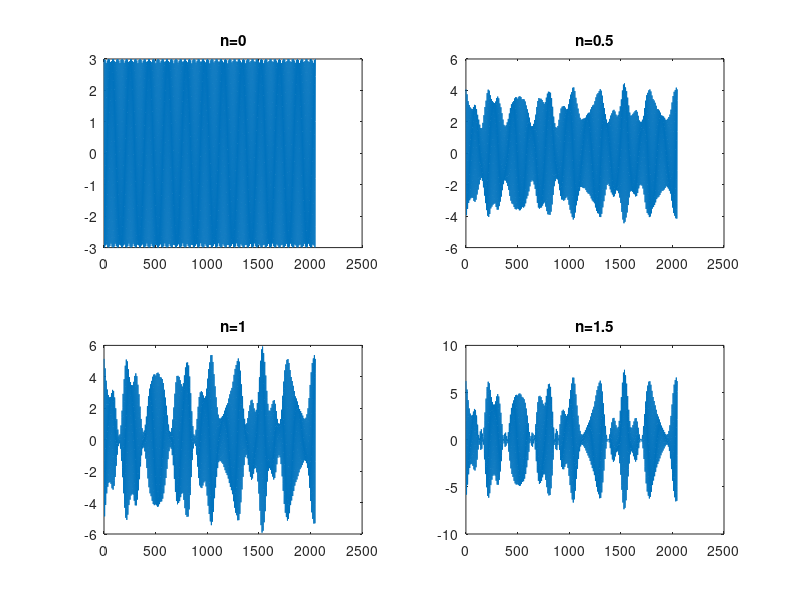
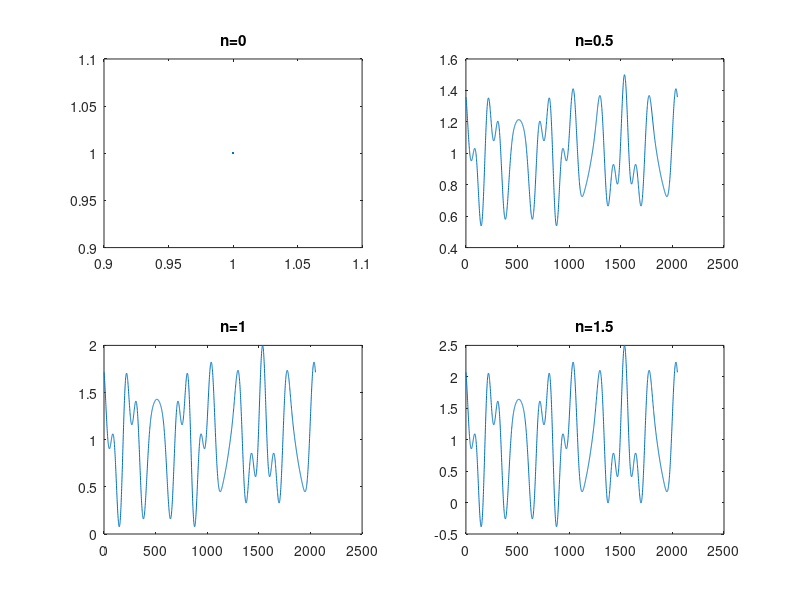
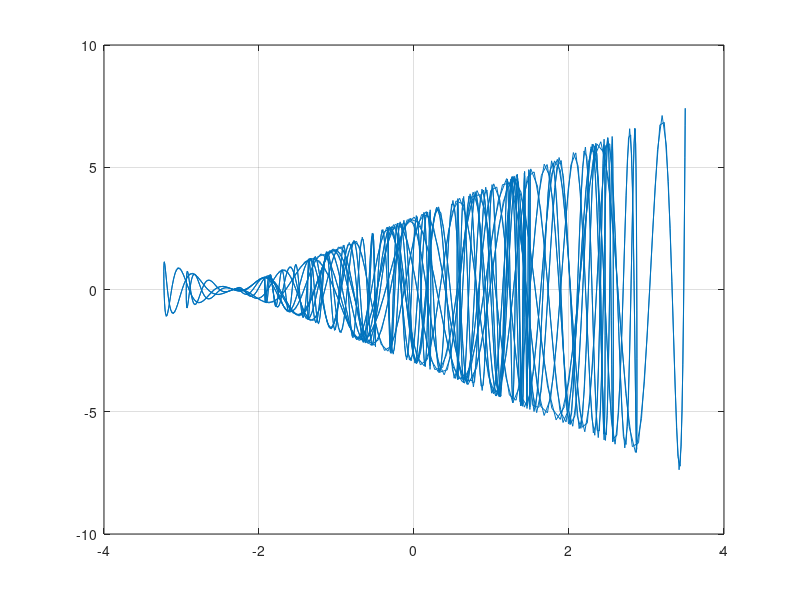
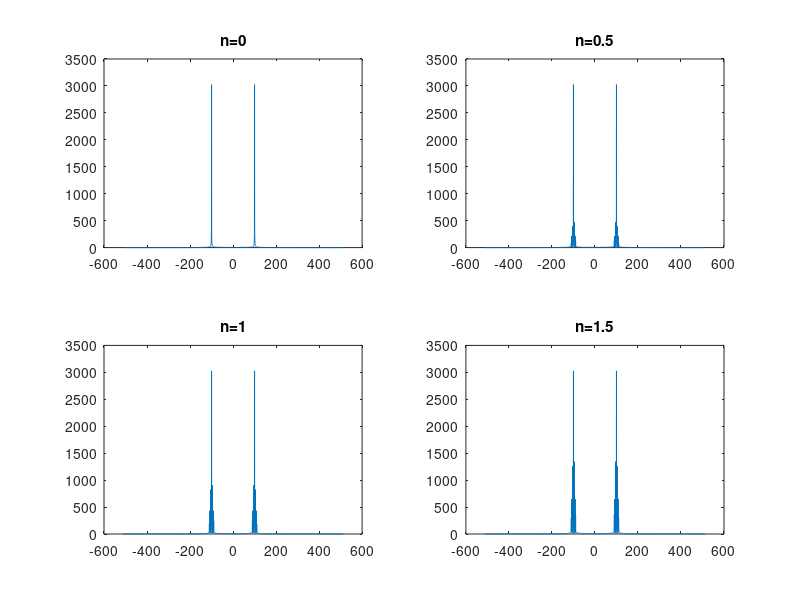

The MATLAB script that drew these images, in order:
L = 2048;
tmax = 1;
tmin = -1;
Fe = L/(tmax-tmin); 
Te = 1/Fe;
t = linspace(-1,1,L);



%II-a
m = 2*cos(2*4*pi*t) + sin(2*8.5*pi*t) + 0.5*cos(2*10*pi*t); % signal modulant
mMax = max(m);
m = m/mMax;
p = 3*cos(2*100*pi*t); % porteuse
n=0.5; % indice de modulation
s = (1 + n*m).*p; 

plot(m)


%II-b
n1=0.5;
n2=1;
n3=1.5;

s0 = p;
s1 = (1 + n1*m).*p; 
s2 = (1 + n2*m).*p; 
s3 = (1 + n3*m).*p; 
figure(1)
subplot(221)
plot(s0)
title("n=0")
subplot(222)
plot(s1)
title("n=0.5")
subplot(223)
plot(s2)
title("n=1")
subplot(224)
plot(s3)
title("n=1.5")




%II-c
figure(2)
subplot(221)
plot(1)
title("n=0")
subplot(222)
plot((1 + n1*m))
title("n=0.5")
subplot(223)
plot((1 + n2*m))
title("n=1")
subplot(224)
plot((1 + n3*m))
title("n=1.5")


%II-d

figure(3)
plot(m*mMax,s3) 
grid on

%II-e
f = (-L/2:L/2-1)/(L/Fe);

TF_S0 = fftshift(abs(fft(s0,L)));
TF_S1 = fftshift(abs(fft(s1,L)));
TF_S2 = fftshift(abs(fft(s2,L)));
TF_S3 = fftshift(abs(fft(s3,L)));

figure(4)
subplot(221)
plot(f,TF_S0)
title("n=0")
subplot(222)
plot(f,TF_S1)
title("n=0.5")
subplot(223)
plot(f,TF_S2)
title("n=1")
subplot(224)
plot(f,TF_S3)
title("n=1.5")



%II-f

%f1

s1_dem = s1.*(s1>0);
s3_dem = s3.*(s3>0); % represente le diode

[B,A] = butter(3,0.15,"low");
Sm1 = filter(B,A,s1_dem);
Sm3 = filter(B,A,s3_dem); %filtre passe bas pour eliminer la frequence plus grande a 2wc

%f2-f3
figure(5)
subplot(221)
plot(Sm1)

subplot(222)
TF_Sm1 = fftshift(abs(fft(Sm1,L)));
plot(f,TF_Sm1)

subplot(223)
plot(Sm3)

subplot(224)
TF_Sm3 = fftshift(abs(fft(Sm3,L)));
plot(f,TF_Sm3)

%f4
[B,A] = butter(3,0.02,"low");
Sm1 = (filter(B,A,s1_dem) - 1)/n1;
Sm3 = (filter(B,A,s3_dem) - 1)/n3;

%f5
figure(6);
plot(t,m);
hold on;
plot(t,Sm1);
hold on;
plot(t,Sm3);
